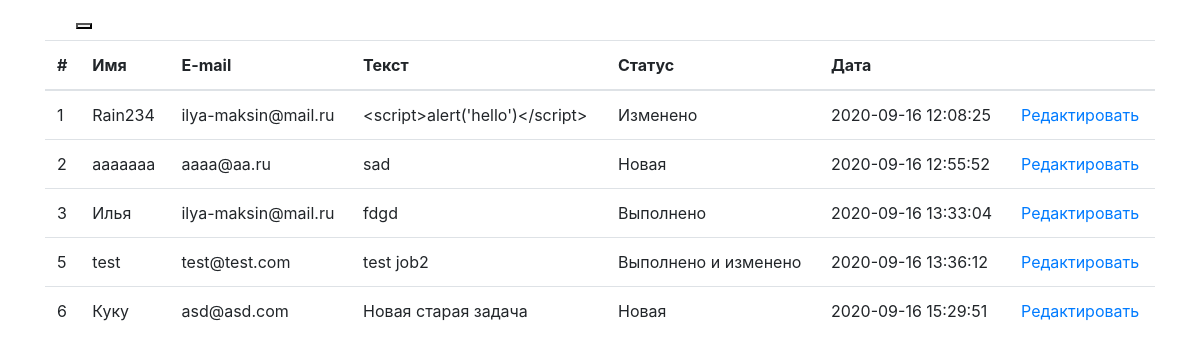
The app's page /admin (signed in) with its own data.
### tables this page shows
CREATE TABLE IF NOT EXISTS `tasks` (
  `id` int(11) NOT NULL AUTO_INCREMENT,
  `name` varchar(255) NOT NULL,
  `email` varchar(255) NOT NULL,
  `text` text NOT NULL,
  `created` timestamp NOT NULL DEFAULT CURRENT_TIMESTAMP,
  `status` enum('Новая','Выполнено','Изменено','Выполнено и изменено') NOT NULL DEFAULT 'Новая',
  PRIMARY KEY (`id`)
);

### app/system/View.php (called while the page is built)
<?php
class View
{
    public function render($template, $data) {
        include ROOT . '/' . VIEWS_PATH . $template.'.php';
    }
}

### app/controllers/AdminController.php (called while the page is built, shortened)
<?php
class AdminController
{
    public function __construct() {
        $this->model = new AdminModel();
        $this->view = new View();
    }
    public function index() {
        $data['title'] = 'Список задач';
        $data['tasks'] = $this->model->getTasks();
        $this->view->render('dashboard',$data);
    }
}

### app/config/params.php (called while the page is built, shortened)
<?php
require_once SYSTEM_PATH . 'View.php';
Router::getRoute();

### index.php (called while the page is built)
<?php
require_once('app/system/Db.php');
require_once('app/config/params.php');

### app/system/Db.php (called while the page is built, shortened)
<?php
class DB {
    private $connection;
    public function __construct() {
        $this->connection = new mysqli(self::HOST, self::USER, self::PASS, self::DB);
        $this->connection->set_charset("utf8");
        $this->connection->query("SET SQL_MODE = ''");
    }
    public function query($sql) {
        $query = $this->connection->query($sql);
        if (!$this->connection->errno) {
            if ($query instanceof \mysqli_result) {
                $data = array();
                while ($row = $query->fetch_assoc()) {
                    $data[] = $row;
                }
                $result = new stdClass();
                $result->num_rows = $query->num_rows;
                $result->row = isset($data[0]) ? $data[0] : array();
                $result->rows = $data;
                return $result;
            } else {
                return true;
            }
        } else {
            throw new \Exception('Error: ' . $this->connection->error  . '<br />Error No: ' . $this->connection->errno . '<br />' . $sql);
        }
    }
}

### app/models/AdminModel.php (called while the page is built, shortened)
<?php
class AdminModel extends Model
{
    public function getTasks() {
        $sql = "SELECT * FROM tasks";
        $data = $this->db->query($sql);
        return $data->rows;
    }
}

### app/views/dashboard.php (the view, shortened to what this page needs)
<!DOCTYPE html>
<html lang="ru">
<head>
    <link href="/css/bootstrap.min.css" rel="stylesheet">
</head>
<body>
<div class="container">
    <nav class="navbar navbar-default">
        <div class="container-fluid">
            <div class="navbar-header">
                <button type="button" class="navbar-toggle collapsed" data-toggle="collapse" data-target="#navbar" aria-expanded="false" aria-controls="navbar">
                </button>
            </div>
        </div>
    </nav>
    <table class="table">
        <thead>
        <tr>
            <th>#</th>
            <th>Имя</a></th>
            <th>E-mail</th>
			<th>Текст</th>
            <th>Статус</th>
            <th>Дата</th>
            <th></th>
        </tr>
        </thead>
        <tbody>
        <?php foreach($data['tasks'] as $t) { ?>
            <tr>
                <td><?=$t['id'];?></td>
                <td><?=$t['name'];?></td>
                <td><?=$t['email'];?></td>
				 <td><?=htmlspecialchars($t['text'], ENT_QUOTES);?></td>
                <td><?=($t['status']);?></td>
                <td><?=$t['created'];?></td>
                <td><a href="/admin/edit?id=<?=$t['id'];?>" class="show_task">Редактировать</a></td>
            </tr>
        <?php } ?>
        </tbody>
    </table>
</body>
</html>

### records on screen
tasks: id "1", name "Rain234", email "ilya-maksin@mail.ru", text "<script>alert('hello')</script>", status "Изменено", created "2020-09-16 12:08:25"
tasks: id "2", name "ааааааа", email "aaaa@aa.ru", text "sad", status "Новая", created "2020-09-16 12:55:52"
tasks: id "3", name "Илья", email "ilya-maksin@mail.ru", text "fdgd", status "Выполнено", created "2020-09-16 13:33:04"
tasks: id "5", name "test", email "test@test.com", text "test job2", status "Выполнено и изменено", created "2020-09-16 13:36:12"
tasks: id "6", name "Куку", email "asd@asd.com", text "Новая старая задача", status "Новая", created "2020-09-16 15:29:51"
